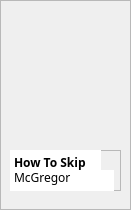
            <widget class="QFrame" name="frame_65">
             <property name="geometry">
              <rect>
               <x>310</x>
               <y>460</y>
               <width>131</width>
               <height>210</height>
              </rect>
             </property>
             <property name="frameShape">
              <enum>QFrame::StyledPanel</enum>
             </property>
             <property name="frameShadow">
              <enum>QFrame::Raised</enum>
             </property>
             <widget class="QLabel" name="label_38">
              <property name="geometry">
               <rect>
                <x>10</x>
                <y>0</y>
                <width>111</width>
                <height>141</height>
               </rect>
              </property>
              <property name="text">
               <string/>
              </property>
              <property name="pixmap">
               <pixmap resource="Resources.qrc">:/images/book-covers/book7.png</pixmap>
              </property>
              <property name="scaledContents">
               <bool>true</bool>
              </property>
             </widget>
             <widget class="QFrame" name="frame_66">
              <property name="geometry">
               <rect>
                <x>10</x>
                <y>150</y>
                <width>111</width>
                <height>41</height>
               </rect>
              </property>
              <property name="frameShape">
               <enum>QFrame::StyledPanel</enum>
              </property>
              <property name="frameShadow">
               <enum>QFrame::Raised</enum>
              </property>
              <widget class="QPlainTextEdit" name="plainTextEdit_71">
               <property name="geometry">
                <rect>
                 <x>0</x>
                 <y>0</y>
                 <width>91</width>
                 <height>21</height>
                </rect>
               </property>
               <property name="styleSheet">
                <string notr="true">font-weight: bold;
font-family: Baloo 2;
background: white;</string>
               </property>
               <property name="frameShape">
                <enum>QFrame::NoFrame</enum>
               </property>
               <property name="verticalScrollBarPolicy">
                <enum>Qt::ScrollBarAlwaysOff</enum>
               </property>
               <property name="tabChangesFocus">
                <bool>false</bool>
               </property>
               <property name="lineWrapMode">
                <enum>QPlainTextEdit::WidgetWidth</enum>
               </property>
               <property name="plainText">
                <string>How To Skip</string>
               </property>
               <property name="textInteractionFlags">
                <set>Qt::TextSelectableByKeyboard|Qt::TextSelectableByMouse</set>
               </property>
              </widget>
              <widget class="QPlainTextEdit" name="plainTextEdit_72">
               <property name="geometry">
                <rect>
                 <x>0</x>
                 <y>20</y>
                 <width>104</width>
                 <height>21</height>
                </rect>
               </property>
               <property name="styleSheet">
                <string notr="true">font-family: Baloo 2;
background: white;</string>
               </property>
               <property name="frameShape">
                <enum>QFrame::NoFrame</enum>
               </property>
               <property name="verticalScrollBarPolicy">
                <enum>Qt::ScrollBarAlwaysOff</enum>
               </property>
               <property name="plainText">
                <string>Tatiana McGregor</string>
               </property>
              </widget>
             </widget>
            </widget>
